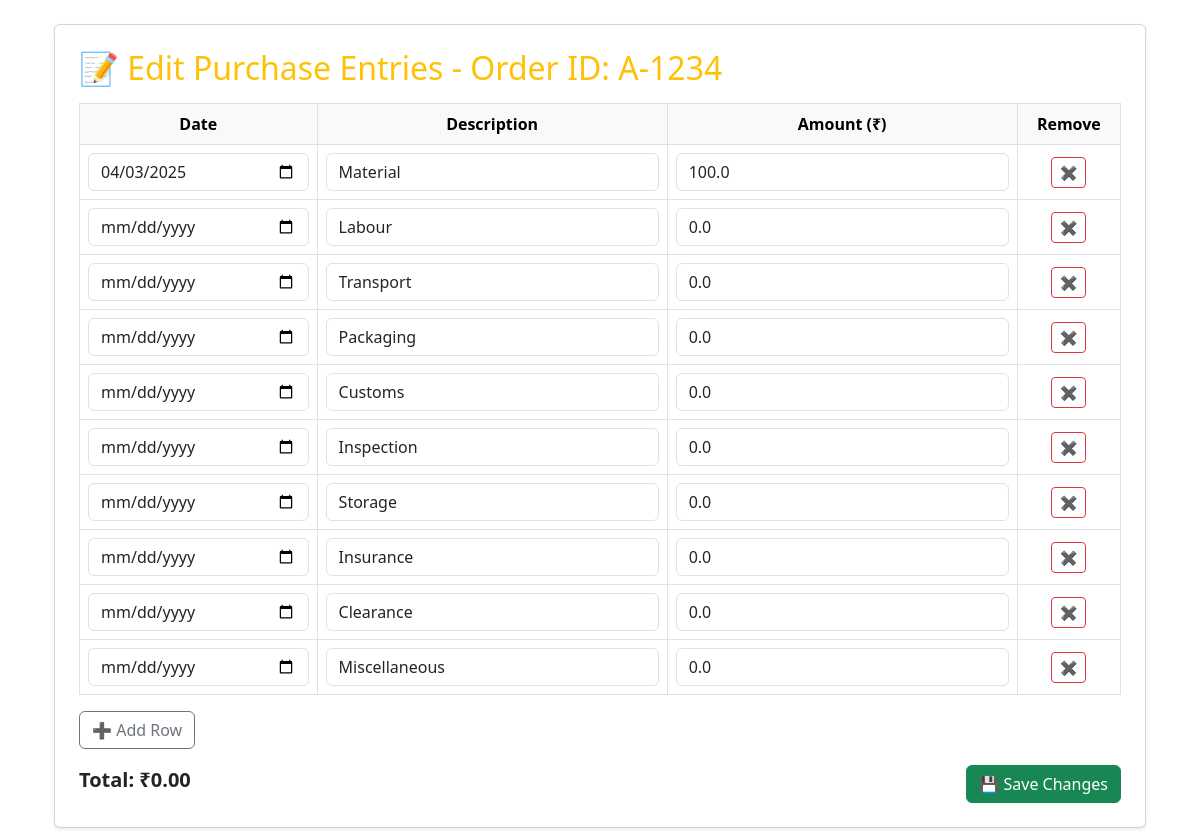
Page /purchase/edit_group/A-1234 (signed in) on the committed database.
### app.py (models this page shows)
class PurchaseOrder(db.Model):
    id = db.Column(db.Integer, primary_key=True)
    order_id = db.Column(db.String(100), nullable=False)
    description = db.Column(db.String(255))
    amount = db.Column(db.Float)
    date = db.Column(db.String(20), nullable=False)  # Format: YYYY-MM-DD

### app.py (the view, shortened to what this page needs)
@app.route('/purchase/edit_group/<order_id>', methods=['GET', 'POST'])
@login_required
def edit_purchase_group(order_id):
    if current_user.role != 'employee1':
        flash('Access denied!', 'danger')
        return redirect(url_for('login'))
    purchases = PurchaseOrder.query.filter_by(order_id=order_id).all()
    return render_template('edit_purchase_group.html', purchases=purchases, order_id=order_id)

### app.py (called while the page is built)
@login_manager.user_loader
def load_user(user_id):
    return User.query.get(int(user_id))

### templates/edit_purchase_group.html (shortened to what this page needs)
{% extends "layout.html" %}
{% block content %}
<div class="container">
  <div class="card shadow-sm p-4 mb-4">
    <h2 class="text-warning mb-3">📝 Edit Purchase Entries - Order ID: {{ order_id }}</h2>
    <form method="POST">
      <div class="table-responsive">
        <table class="table table-bordered align-middle" id="po-table">
          <thead class="table-light text-center">
            <tr><th>Date</th><th>Description</th><th>Amount (₹)</th><th>Remove</th></tr>
          </thead>
          <tbody>
            {% for p in purchases %}
            <tr>
              <td><input type="date" name="date[]" class="form-control" value="{{ p.date }}"></td>
              <td><input type="text" name="description[]" class="form-control" value="{{ p.description }}"></td>
              <td><input type="number" name="amount[]" class="form-control amount-field" step="0.01" value="{{ p.amount }}"></td>
              <td class="text-center"><button type="button" class="btn btn-outline-danger btn-sm remove-row">✖</button></td>
            </tr>
            {% endfor %}
          </tbody>
        </table>
      </div>
      <button type="button" class="btn btn-outline-secondary mb-3" id="add-row">➕ Add Row</button>
      <div class="d-flex justify-content-between align-items-center">
        <h5 class="fw-bold">Total: ₹<span id="total-amount">0.00</span></h5>
        <button type="submit" class="btn btn-success">💾 Save Changes</button>
      </div>
    </form>
  </div>
</div>
{% endblock %}

### rows in the picture
PurchaseOrder: date "04/03/2025", description "Material", amount "100.0"
PurchaseOrder: description "Labour", amount "0.0"
PurchaseOrder: description "Transport", amount "0.0"
PurchaseOrder: description "Packaging", amount "0.0"
PurchaseOrder: description "Customs", amount "0.0"
PurchaseOrder: description "Inspection", amount "0.0"
PurchaseOrder: description "Storage", amount "0.0"
PurchaseOrder: description "Insurance", amount "0.0"
PurchaseOrder: description "Clearance", amount "0.0"
PurchaseOrder: description "Miscellaneous", amount "0.0"

### other values in the picture
{{ order_id }} "A-1234"
